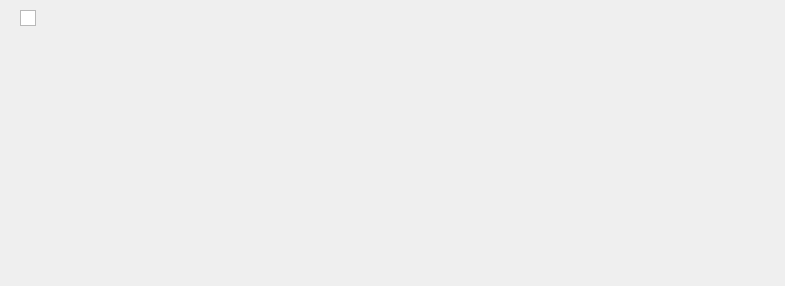
<?xml version="1.0" encoding="UTF-8"?>
<ui version="4.0">
 <class>GraphDialog</class>
 <widget class="QDialog" name="GraphDialog">
  <property name="geometry">
   <rect>
    <x>0</x>
    <y>0</y>
    <width>785</width>
    <height>286</height>
   </rect>
  </property>
  <property name="windowTitle">
   <string>Dialog</string>
  </property>
  <widget class="QGraphicsView" name="graphicsView">
   <property name="geometry">
    <rect>
     <x>20</x>
     <y>10</y>
     <width>16</width>
     <height>16</height>
    </rect>
   </property>
  </widget>
 </widget>
 <resources/>
 <connections/>
</ui>
